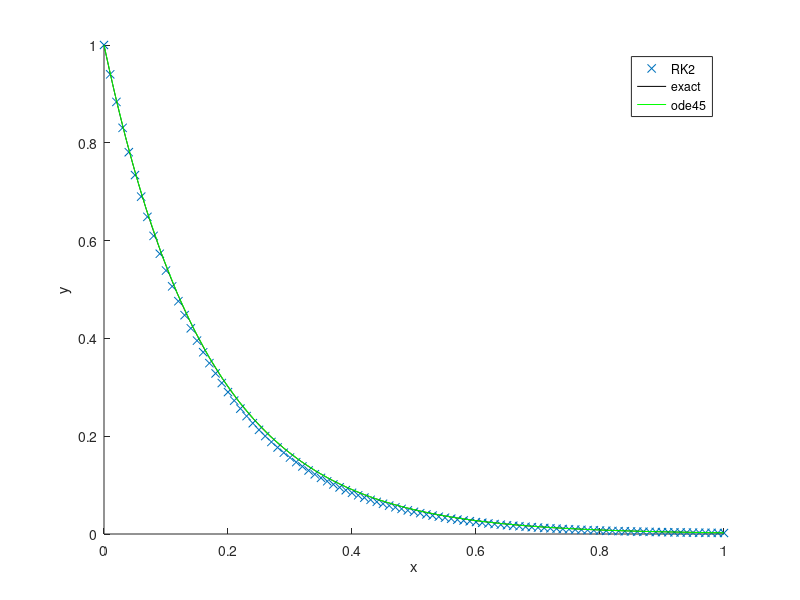

MATLAB code to generate this figure:
%% ME 3001 - Mechanical Engineering Analysis
% 
% Tristan Hill - modified from Dr. Han - 7/21/2014
%
% 2nd order Runga-Kutta method
%
% Example 1 
%% 

clear all
close all 
clc

% ODE to solve: dy/dx=(1-x)y, initial condition y=1 at x=0
% slopeFun=@(x,y) (1-x)*y;
slope_fun=@(x,y) -6*y;

h=.01; % independent variable step size
h_ext=.001;
xmin=0;
xmax=1;
x=xmin:h:xmax;
x_ext=xmin:h_ext:xmax;


y2(1)=1; %initial condition

% ye=exp(x_ext-x_ext.^2/2);
%% graph exact solution 'theoretical' derived in class
r=-6;
A=1;
for k=1:length(x_ext)
    ye(k)=A*exp(r*x_ext(k));
end

% 2nd Order Runga Kutta
for i=1:length(x)-1
   k1=h*slope_fun(x(i),y2(i));
   k2=h*slope_fun(x(i)+h,y2(i)+h*k1);
   
   y2(i+1)=y2(i)+0.5*(k1+k2);
end


%% compare with ode45

[x45,y45]= ode45(slope_fun,[xmin xmax],1)


figure(1);hold on
plot(x,y2,'x'); pause
plot(x_ext,ye,'black'); pause
plot(x45,y45,'g'); pause
legend('RK2','exact','ode45')
xlabel('x');ylabel('y')
















